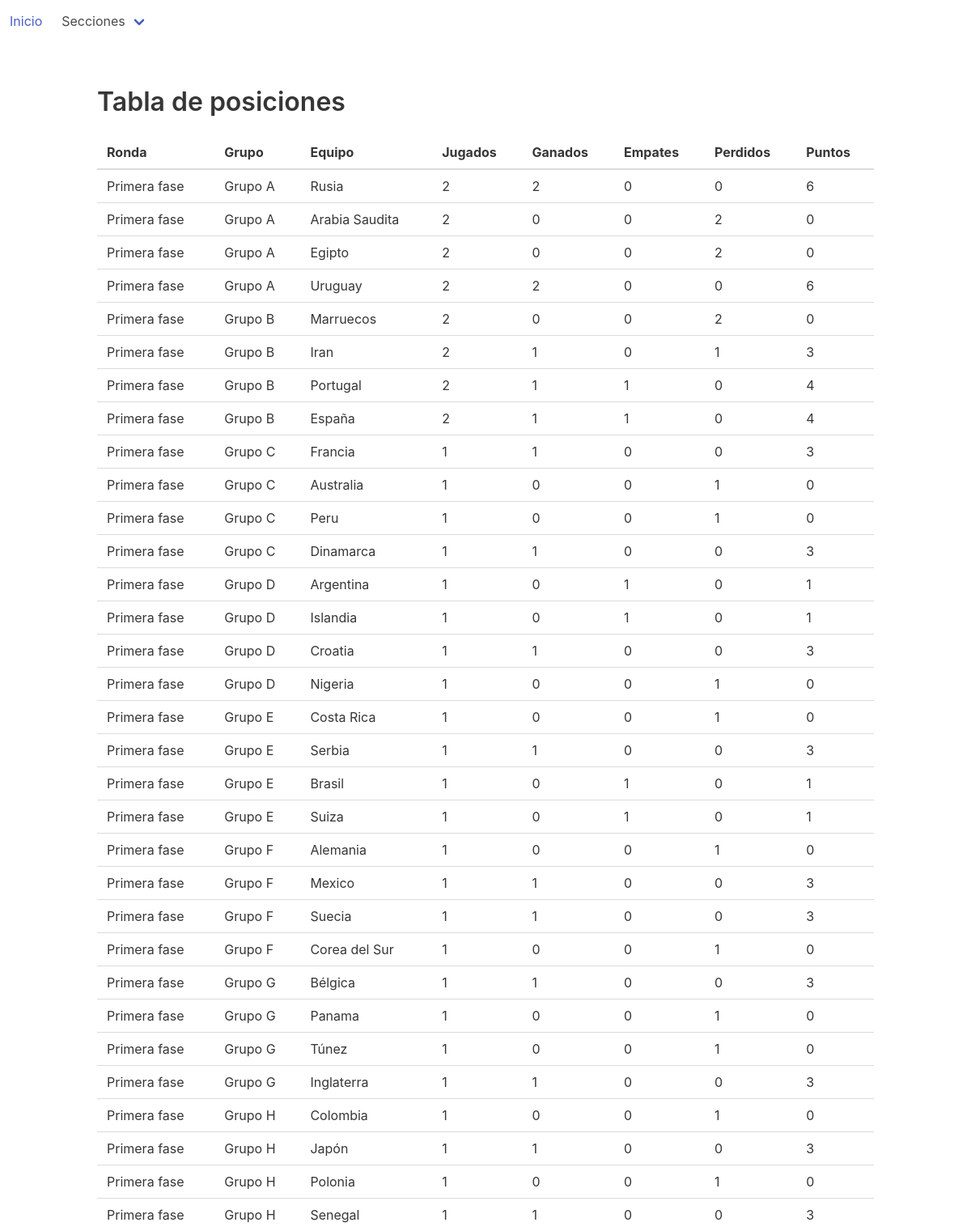
/dashboard/rounds, run on an earlier commit of the app's database.
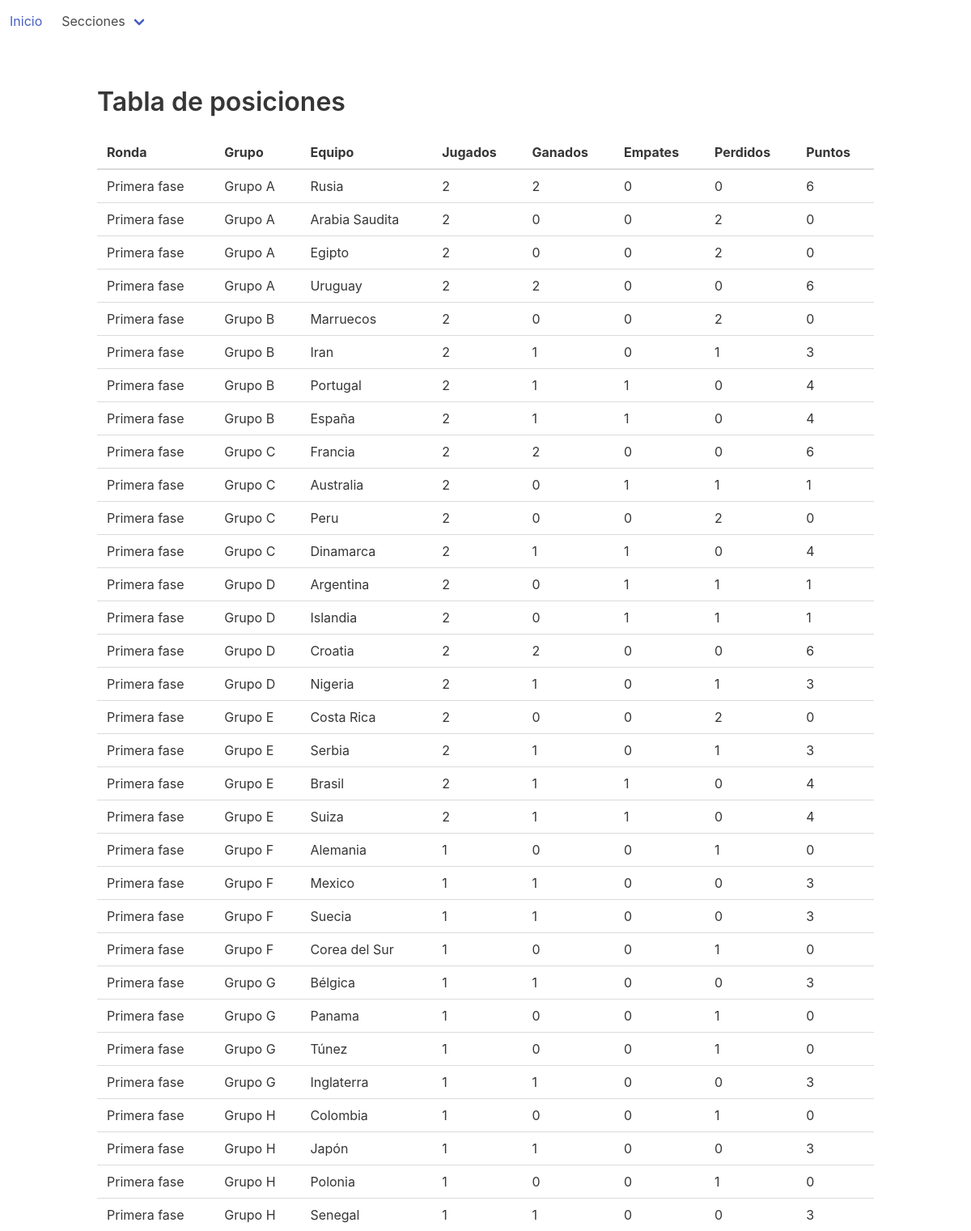
And on a later commit of the database.
### dashboard/models.py (models this page shows, shortened)
class Round(models.Model):
    ROUND_CHOICES = (
        ('1', 'Primera fase'),
        ('2', 'Octavos'),
        ('3', 'Cuarto'),
        ('4', 'Semifinales'),
        ('5', 'Tercer lugar'),
        ('6', 'Finales'),
    )
    stage = models.CharField(choices=ROUND_CHOICES, max_length=1, default='1')
    played_matches = models.IntegerField(default=0)
    won = models.IntegerField(default=0)
    draw = models.IntegerField(default=0)
    lose = models.IntegerField(default=0)
    points = models.IntegerField(default=0)
    team = models.ForeignKey('Team', on_delete=models.DO_NOTHING)
    class Meta:
        ordering = ["stage", "team__group"]

class Team(models.Model):
    GROUP_CHOICES = (
        ('A', 'Grupo A'),
        ('B', 'Grupo B'),
        ('C', 'Grupo C'),
        ('D', 'Grupo D'),
        ('E', 'Grupo E'),
        ('F', 'Grupo F'),
        ('G', 'Grupo G'),
        ('H', 'Grupo H'),
    )
    group = models.CharField(choices=GROUP_CHOICES, max_length=1, null=True, default='A')
    name = models.CharField(max_length=32)
    code = models.CharField(max_length=32)
    cups = models.IntegerField(default=0)
    finals = models.IntegerField(default=0)
    semifinals = models.IntegerField(default=0)
    class Meta:
        ordering = ["name"]
    def __str__(self):
        return self.name

### dashboard/views.py (the view)
class RoundListView(ListView):
    model = Round

### templates/dashboard/round_list.html (shortened to what this page needs)
{% extends 'base.html' %}
{% block content %}
    <h1 class="title">Tabla de posiciones</h1>
    <table class="table">
        <thead>
        <tr>
            <th>Ronda</th>
            <th>Grupo</th>
            <th>Equipo</th>
            <th>Jugados</th>
            <th>Ganados</th>
            <th>Empates</th>
            <th>Perdidos</th>
            <th>Puntos</th>
        </tr>
        </thead>
        <tbody>
        {% for round in round_list %}
            <tr>
                <td>{{ round.get_stage_display }}</td>
                <td>{{ round.team.get_group_display }}</td>
                <td>{{ round.team }}</td>
                <td>{{ round.played_matches }}</td>
                <td>{{ round.won }}</td>
                <td>{{ round.draw }}</td>
                <td>{{ round.lose }}</td>
                <td>{{ round.points }}</td>
            </tr>
        {% endfor %}
        </tbody>
    </table>
{% endblock %}

### templates/base.html (shortened to what this page needs)
<!DOCTYPE HTML PUBLIC "-//W3C//DTD HTML 4.01//EN">
<html lang="en">
<head>
    <link rel="stylesheet" href="https://cdnjs.cloudflare.com/ajax/libs/bulma/0.6.1/css/bulma.min.css">
</head>
<body>
{% include 'includes/nav.html' %}
<div class="container">
    <div class="content">
        <br>
        {% block content %}
        {% endblock %}
    </div>
</div>
</body>
</html>

### templates/includes/nav.html (shortened to what this page needs)
<nav class="navbar is-transparent">
    <div id="navbar-menu" class="navbar-menu">
        <div class="navbar-start">
            <a class="navbar-item" href="{% url 'index' %}">
                Inicio
            </a>
            <div class="navbar-item has-dropdown is-hoverable">
                <a class="navbar-link" href="#">
                    Secciones
                </a>
            </div>
        </div>
    </div>
</nav>

What changed in the data, as far as the page shows it:
changed Round "Francia": played_matches "1" → "2"; won "1" → "2"; points "3" → "6"
changed Round "Australia": played_matches "1" → "2"; draw "0" → "1"; points "0" → "1"
changed Round "Peru": played_matches "1" → "2"; lose "1" → "2"
changed Round "Dinamarca": played_matches "1" → "2"; draw "0" → "1"; points "3" → "4"
changed Round "Argentina": played_matches "1" → "2"; lose "0" → "1"
changed Round "Islandia": played_matches "1" → "2"; lose "0" → "1"
changed Round "Croatia": played_matches "1" → "2"; won "1" → "2"; points "3" → "6"
changed Round "Nigeria": played_matches "1" → "2"; won "0" → "1"; points "0" → "3"
changed Round "Costa Rica": played_matches "1" → "2"; lose "1" → "2"
changed Round "Serbia": played_matches "1" → "2"; lose "0" → "1"
changed Round "Brasil": played_matches "1" → "2"; won "0" → "1"; points "1" → "4"
changed Round "Suiza": played_matches "1" → "2"; won "0" → "1"; points "1" → "4"
